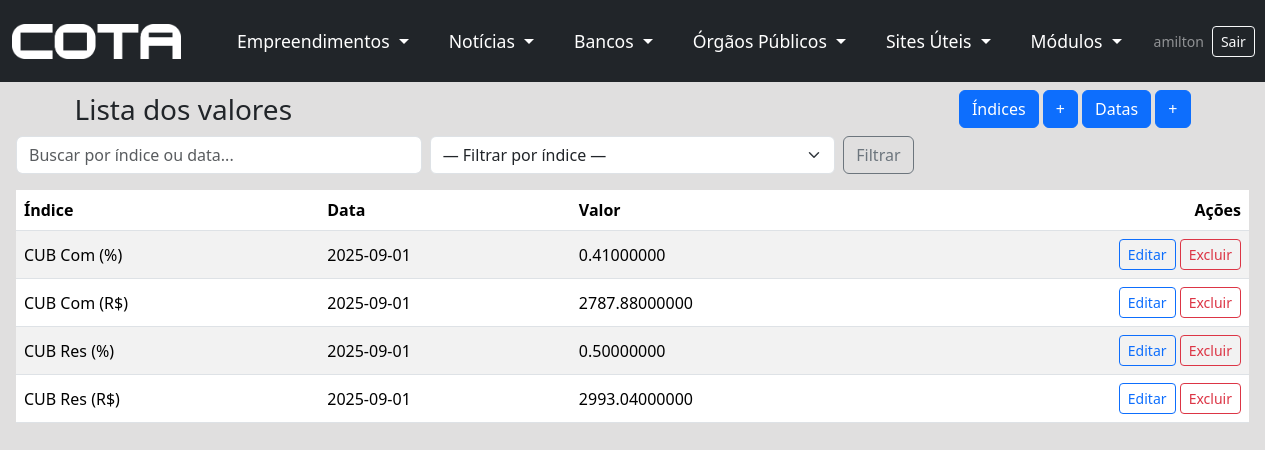
The page /indices/valores/ (signed in) on the database its author committed.
### apps/indices/models.py (models this page shows, shortened)
class IndiceData(models.Model):
    indice = models.ForeignKey(
        Indice,
        on_delete=models.CASCADE,
        related_name='datas',
        db_column='id_indice',
        verbose_name='Índice'
    )
    data = models.DateField(
        verbose_name='Data',
        help_text='Data de referência do índice (ex.: 2025-09-01)'
    )
    valor = models.DecimalField(
        max_digits=12,
        decimal_places=8,
        verbose_name='Valor',
        help_text='Valor do índice na data (p.ex.: 0.01023456 = 1,023456%)',
        validators=[MinValueValidator(-1_000_000), MaxValueValidator(1_000_000)]
    )
    created_at = models.DateTimeField(auto_now_add=True, editable=False)
    updated_at = models.DateTimeField(auto_now=True, editable=False)
    class Meta:
        db_table = 'indices_datas'    # mantém a mesma tabela
        ordering = ['-data']
        verbose_name = 'Valor de Índice'
        verbose_name_plural = 'Valores de Índice'
        constraints = [
            models.UniqueConstraint(
                fields=['indice', 'data'],
                name='uniq_indice_data'
            )
        ]
        indexes = [
            models.Index(fields=['indice', 'data']),
            models.Index(fields=['data']),
        ]

class Indice(models.Model):
    descricao = models.CharField(
        max_length=40,
        verbose_name='Descrição',
        help_text='Nome curto do índice (ex.: IPCA, CDI, etc.)'
    )
    periodo = models.PositiveSmallIntegerField(
        choices=Periodo.choices,
        default=Periodo.MENSAL,
        verbose_name='Período'
    )
    calculo = models.PositiveSmallIntegerField(
        choices=Calculo.choices,
        default=Calculo.DIRETO,
        verbose_name='Cálculo'
    )
    tipo = models.PositiveSmallIntegerField(
        choices=TipoRef.choices,
        default=TipoRef.ATUAL,
        verbose_name='Tipo de referência'
    )
    created_at = models.DateTimeField(auto_now_add=True, editable=False)
    updated_at = models.DateTimeField(auto_now=True, editable=False)
    class Meta:
        db_table = 'indices'          # mantém a mesma tabela
        ordering = ['descricao']
        verbose_name = 'Índice'
        verbose_name_plural = 'Índices'
        indexes = [
            models.Index(fields=['descricao']),
            models.Index(fields=['periodo', 'calculo', 'tipo']),
        ]

### apps/indices/views.py (the view)
# urls.py: path('valores/', views.indicedata_list, name='indicedata_list'),
def indicedata_list(request):
    q = request.GET.get('q', '').strip()
    indice_id = request.GET.get('indice')
    qs = IndiceData.objects.select_related('indice').all()
    if q:
        qs = qs.filter(
            Q(indice__descricao__icontains=q) |
            Q(data__icontains=q)
        )
    if indice_id:
        qs = qs.filter(indice_id=indice_id)
    paginator = Paginator(qs, 12)
    page = request.GET.get('page')
    object_list = paginator.get_page(page)
    indices = Indice.objects.all().order_by('descricao')
    return render(request, 'indices/indicedata_list.html', {
        'object_list': object_list,
        'indices': indices,
        'page_title': 'Lista dos valores'
    })

### apps/intranet/context_processors.py (called while the page is built)
def navbar_links(_request):
    return {
        "empreendimento_links": EMPREENDEDIMENTO_LINKS,
        "administrativo_links": ADMINISTRATIVO_LINKS,
        "news_links": NEWS_LINKS,
        "news_links_secondary": NEWS_LINKS_SECONDARY,
        "bank_links": BANK_LINKS,
        "public_agency_links": PUBLIC_AGENCY_LINKS,
        "useful_links": USEFUL_LINKS,
        "modulo_links": MODULO_LINKS,
    }

### apps/indices/templates/indices/indicedata_list.html (shortened to what this page needs)
{% extends "intranet/intranet_base.html" %}
{% block content %}
{% include 'indices/indice_navbar.html' %}
<div class="ms-3 me-3">
    <form method="get" class="row gy-2 gx-2 mb-3">
        <div class="col-sm-6 col-md-4">
            <input type="text" name="q" value="{{ request.GET.q }}" class="form-control"
                placeholder="Buscar por índice ou data...">
        </div>
        <div class="col-sm-6 col-md-4">
            <select name="indice" class="form-select">
                <option value="">— Filtrar por índice —</option>
            </select>
        </div>
        <div class="col-auto">
            <button class="btn btn-outline-secondary">Filtrar</button>
        </div>
    </form>
    <div class="table-responsive">
        <table class="table table-striped align-middle">
            <thead>
                <tr>
                    <th>Índice</th>
                    <th>Data</th>
                    <th>Valor</th>
                    <th class="text-end">Ações</th>
                </tr>
            </thead>
            <tbody>
                {% for obj in object_list %}
                <tr>
                    <td>{{ obj.indice.descricao }}</td>
                    <td>{{ obj.data|date:"Y-m-d" }}</td>
                    <td>{{ obj.valor }}</td>
                    <td class="text-end">
                        <a class="btn btn-sm btn-outline-primary"
                            href="{% url 'indices:indicedata_update' obj.id %}">Editar</a>
                        <a class="btn btn-sm btn-outline-danger"
                            href="{% url 'indices:indicedata_delete' obj.id %}">Excluir</a>
                    </td>
                </tr>
                {% empty %}
                <tr>
                    <td colspan="4" class="text-muted">Nenhum valor cadastrado.</td>
                </tr>
                {% endfor %}
            </tbody>
        </table>
    </div>
{% endblock %}

### apps/intranet/templates/intranet/intranet_navbar.html (shortened to what this page needs)
{% load static %}
<nav id="navbar" class="navbar navbar-expand-lg navbar-dark bg-dark">
    <div class="container-fluid">
        <a href="{% url 'intranet_home' %}">
            <img src="{% static 'intranet/img/Logo-3.png' %}" alt="COTA" class="navbar-brand-logo me-5">
        </a>
        <div class="collapse navbar-collapse" id="navbarSupportedContent">
            <ul class="navbar-nav me-auto mb-2 mb-lg-0">
                <li class="nav-item dropdown">
                    <a class="nav-link dropdown-toggle me-4 me-4" href="#" id="navbarDropdown" role="button"
                        data-bs-toggle="dropdown" aria-expanded="false">
                        Empreendimentos
                    </a>
                </li>
                <li class="nav-item dropdown">
                    <a class="nav-link dropdown-toggle me-4" href="#" id="navbarDropdown" role="button"
                        data-bs-toggle="dropdown" aria-expanded="false">
                        Notícias
                    </a>
                </li>
                <li class="nav-item dropdown">
                    <a class="nav-link dropdown-toggle me-4" href="#" id="navbarDropdown" role="button"
                        data-bs-toggle="dropdown" aria-expanded="false">
                        Bancos
                    </a>
                </li>
                <li class="nav-item dropdown">
                    <a class="nav-link dropdown-toggle me-4" href="#" id="navbarDropdown" role="button"
                        data-bs-toggle="dropdown" aria-expanded="false">
                        Órgãos Públicos
                    </a>
                </li>
                <li class="nav-item dropdown">
                    <a class="nav-link dropdown-toggle me-4" href="#" id="navbarDropdown" role="button"
                        data-bs-toggle="dropdown" aria-expanded="false">
                        Sites Úteis
                    </a>
                </li>
                <li class="nav-item dropdown">
                    <a class="nav-link dropdown-toggle me-4" href="#" id="navbarDropdown" role="button"
                        data-bs-toggle="dropdown" aria-expanded="false">
                        Módulos
                    </a>
                </li>
            </ul>
            <div class="d-flex align-items-center ms-auto mt-3 mt-lg-0 gap-2">
                {% if user.is_authenticated %}
                <span class="navbar-text small text-white-50">{{ user.get_short_name|default:user.username }}</span>
                <form method="post" action="{% url 'logout' %}" class="m-0">
                    <button type="submit" class="btn btn-outline-light btn-sm">Sair</button>
                </form>
                {% else %}
                <a class="btn btn-outline-light btn-sm" href="{% url 'login' %}">Entrar</a>
                {% endif %}
            </div>
        </div>
    </div>
</nav>

### apps/intranet/static/intranet/css/navbar.css (style rules this page uses)
body { background-color: #e0dfdf; }
#navbar { position: sticky; top: 0; width: 100%; z-index: 1050; transition: top 0.3s ease; }
.navbar-brand-logo { height: 35px; width: auto; display: block; object-fit: contain; margin-right: 20px; }
.navbar-nav .nav-link { color: #ffffff; transition: color 0.2s ease-in-out; font-size: 1.1rem; }
.navbar { padding-block: 1.25rem; }

### rows shown on the page
IndiceData: indice.descricao "CUB Com (%)", data "2025-09-01", valor "0.41000000"
IndiceData: indice.descricao "CUB Com (R$)", data "2025-09-01", valor "2787.88000000"
IndiceData: indice.descricao "CUB Res (%)", data "2025-09-01", valor "0.50000000"
IndiceData: indice.descricao "CUB Res (R$)", data "2025-09-01", valor "2993.04000000"

### other values the page prints
{{ user.get_short_name|default:user.username }} "amilton"
{{ page_title }} "Lista dos valores"
